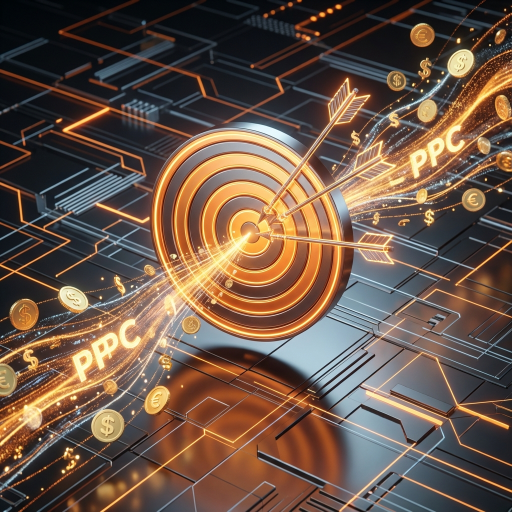
#> input picture assets/service_ppc_visualization_1766962268848.png, 1024 x 1024 px, found by its file name (shown at 1/2 size)
$ python -i render_disruptive_showreel.py   (imports and definitions only)
#> lines starting #> are read from the running program, lines starting #| are printed output that depends on the picture
"""
InoConnect Disruptive Agency Showreel Engine (V2 - Ultra Polish)
================================================================
100% Relatable Service Visuals • Disruptive Advertising Style
- Real 16:9 framing for all assets
- Authentic marketing dashboards, live Google search, PageSpeed 100 dial, AI node graph
- Kinetic typography with real agency workspace footage for Hook & Endcard
- High-contrast, crystal-clear typography matching InoConnect website
- 1920x1080 30FPS, AAC Stereo mastered soundtrack
"""

import os
import sys
import glob
import math
import subprocess
import shutil
import numpy as np
import cv2
from PIL import Image, ImageDraw, ImageFont, ImageFilter
import imageio_ffmpeg

# [1 line that did not run here, left out]
W, H = 1920, 1080
FPS = 30
HOOK_FRAMES = 75   # 2.5s
SCENE_FRAMES = 84  # 2.8s each for 8 services
END_FRAMES = 90    # 3.0s
TOTAL_FRAMES = HOOK_FRAMES + 8 * SCENE_FRAMES + END_FRAMES # 837 frames (~27.9s)

IMG_DIR = r"d:\ino website\images"
OUT_DIR = r"d:\ino website\videos"
# [1 line not run here, left out]

RAW_MP4 = os.path.join(OUT_DIR, "disruptive_raw.mp4")
FINAL_MP4 = os.path.join(OUT_DIR, "inoconnect-hero-showreel.mp4")
DOWNLOADS_COPY = r"C:\Users\talha\Downloads\InoConnect_Hero_Showreel.mp4"
STORYBOARD_JPG = os.path.join(OUT_DIR, "inoconnect_hero_storyboard.jpg")
LOGO_PATH = r"d:\ino website\logo.png"
FONT_PATH = r"D:\videos for reels\fonts\Outfit-Variable.ttf"
AUDIO_IN = r"D:\videos for reels\stock\music_623_deep_urban_house.mp3"
MASTERED_WAV = os.path.join(OUT_DIR, "disruptive_audio_mastered.wav")

# Brand Colors from InoConnect
C_PRIMARY = (65, 105, 225)      # Royal Blue #4169E1
C_ACCENT = (255, 117, 24)       # Electric Orange #FF7518
C_MINT = (68, 215, 168)         # Neon Mint #44D7A8
C_CYAN = (0, 210, 255)          # Cyber Cyan #00D2FF
C_DARK = (11, 15, 25)           # Obsidian #0B0F19
C_WHITE = (255, 255, 255)
C_MUTED = (203, 213, 225)       # Slate 300 (high readability)

_FONTS = {}
# [8 lines left out: function get_font, not called in this run]

def load_img(fn):
    p = os.path.join(IMG_DIR, fn)
    if os.path.exists(p):
        return Image.open(p).convert("RGB")
#> returned value is the input picture: PIL image 1024x1024 RGB; mean R, G, B 107.1, 85.6, 71.4
    print(f"Warning: {fn} not found")
    return Image.new("RGB", (W, H), (15, 23, 42))

IMG_PPC = load_img("service_ppc_visualization_1766962268848.png")
IMG_SEO = load_img("service_seo_visualization_1766962251094.png")
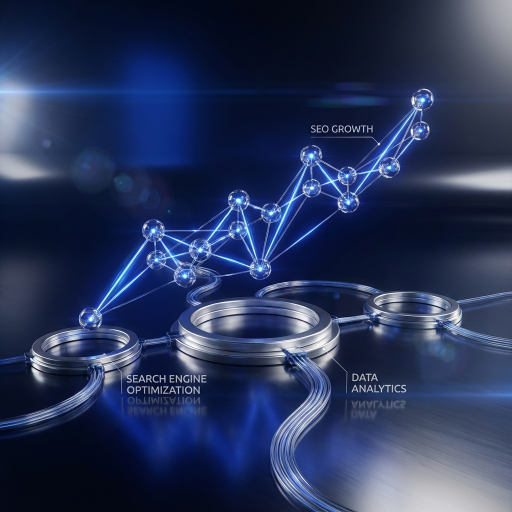
#> input picture assets/service_seo_visualization_1766962251094.png, 1024 x 1024 px, found by its file name (shown at 1/2 size)
#> in load_img, returned value is the input picture: PIL image 1024x1024 RGB; mean R, G, B 40.6, 53.3, 89.7
IMG_AUTO = load_img("inoconnect_ai_automation_hero.png")
#> call 3 of load_img, with fn = 'inoconnect_ai_automation_hero.png'
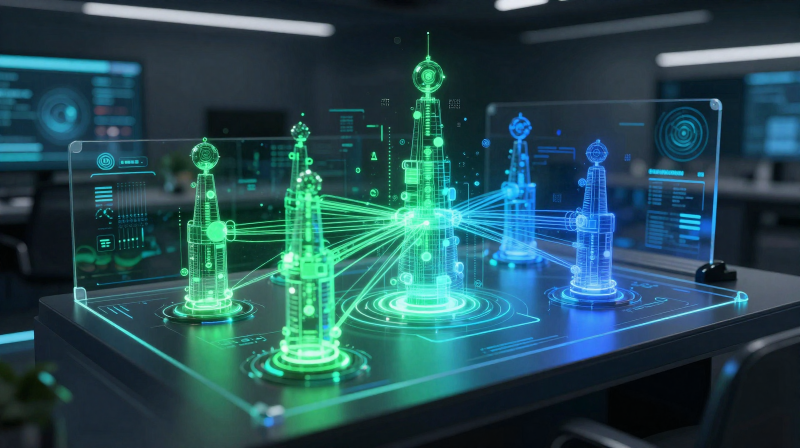
#> input picture images/inoconnect_ai_automation_hero.png, 1600 x 896 px, found by its file name (shown at 1/2 size)
#> in load_img, returned value is the input picture: PIL image 1600x896 RGB; mean R, G, B 37.3, 78.4, 85.7
IMG_AIDEV = load_img("inoconnect_ai_dev_hero.png")
#> call 4 of load_img, with fn = 'inoconnect_ai_dev_hero.png'
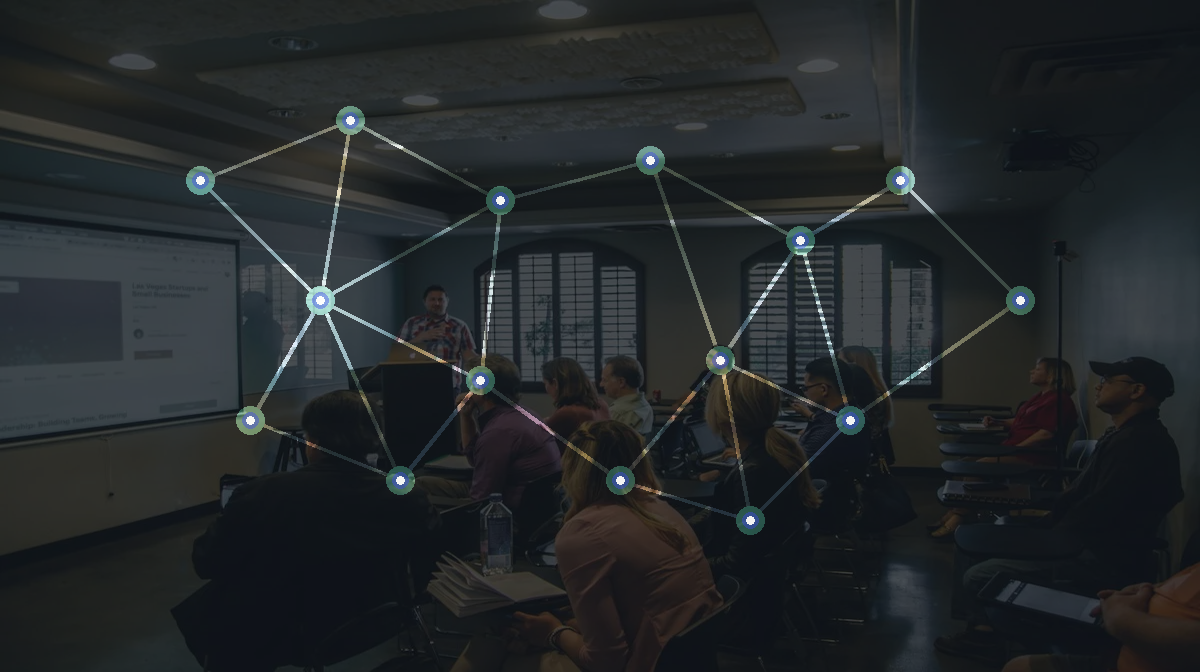
#> input picture images/inoconnect_ai_dev_hero.png, 1200 x 672 px, found by its file name
#> in load_img, returned value is the input picture: PIL image 1200x672 RGB; mean R, G, B 35.5, 39.7, 41.7
IMG_WEB = load_img("service_webdev_visualization_1766962366202.png")
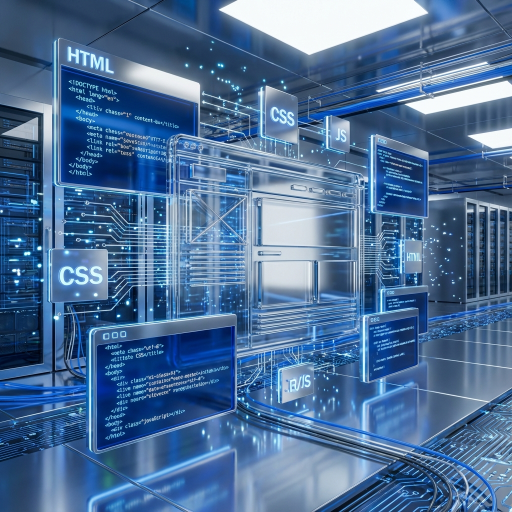
#> input picture assets/service_webdev_visualization_1766962366202.png, 1024 x 1024 px, found by its file name (shown at 1/2 size)
#> in load_img, returned value is the input picture: PIL image 1024x1024 RGB; mean R, G, B 76.5, 110.6, 150.8
IMG_CONTENT = load_img("service_content_visualization_1766962324454.png")
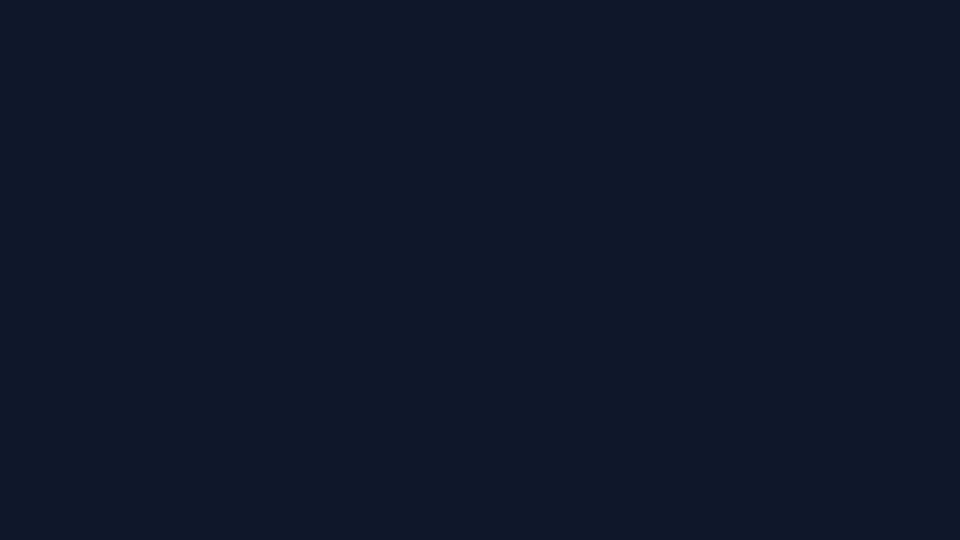
#> IMG_CONTENT: PIL image 1920x1080 RGB (shown at 1/2 size); mean R, G, B 15, 23, 42
IMG_SOCIAL = load_img("service_social_visualization_1766962344230.png")
IMG_STRATEGY = load_img("inoconnect_strategy_workspace.png")
IMG_GROWTH = load_img("inoconnect_growth_matrix.png")
IMG_OFFICE = load_img("austin-distel-gUIJ0YszPig-unsplash.jpg")

LOGO_IMG = None
# [5 lines not run here, left out]

def ease_out_cubic(x):
    return 1 - math.pow(1 - x, 3)

def ease_in_out(x):
    return 0.5 - math.cos(math.pi * x) / 2

# Composite 16:9 background with proper aspect ratio handling
# [57 lines left out: function render_16_9_stage, not called in this run]

# Top Stepper Navigation Bar
SERVICES_NAV = [
    ("PPC", C_ACCENT),
    ("SEO", C_MINT),
    ("AI AUTO", C_CYAN),
    ("AI DEV", C_PRIMARY),
    ("WEB DEV", C_ACCENT),
    ("CREATIVE", C_MINT),
    ("SOCIAL", C_CYAN),
    ("STRATEGY", C_PRIMARY),
]

# [529 lines left out: functions draw_top_stepper, draw_service_hero_badge, draw_live_ppc_hud, draw_google_search_sim, draw_ai_automation_sim, draw_ai_dev_code_sim and 5 more, not called in this run]


# Scene 9: Climax & CTA Endcard
def render_endcard_scene(frame_idx):
    progress = frame_idx / END_FRAMES

    scale = 1.0 + 0.04 * ease_in_out(progress)
    iw, ih = IMG_GROWTH.size
    cw = int(iw / scale)
    ch = int(ih / scale)
    cx = (iw - cw) // 2
    cy = (ih - ch) // 2
    cropped = IMG_GROWTH.crop((cx, cy, cx + cw, cy + ch))
    bg = cropped.resize((W, H), Image.Resampling.LANCZOS)

    dim = Image.new("RGB", (W, H), (11, 15, 25))
    stage = Image.blend(bg, dim, 0.78)
    draw = ImageDraw.Draw(stage, "RGBA")

    # Official Logo in Center
    if LOGO_IMG:
        lw = 260
        lh = int(lw * LOGO_IMG.height / LOGO_IMG.width)
        logo_res = LOGO_IMG.resize((lw, lh), Image.Resampling.LANCZOS)
        stage = stage.convert("RGBA")
        stage.alpha_composite(logo_res, ((W - lw) // 2, 200))
        stage = stage.convert("RGB")
        draw = ImageDraw.Draw(stage, "RGBA")

    # Brand Name
    draw.text(((W - 320)//2, 350), "InoConnect", font=get_font(56, bold=True), fill=C_WHITE)

    # Tagline
    tag = "STOP GUESSING. START SCALING."
    b_tag = draw.textbbox((0, 0), tag, font=get_font(42, bold=True))
    tw = b_tag[2] - b_tag[0]
    draw.text(((W - tw)//2, 440), tag, font=get_font(42, bold=True), fill=C_MINT)

    sub = "Full-Stack Performance Marketing & Autonomous AI Systems"
    b_sub = draw.textbbox((0, 0), sub, font=get_font(22, bold=False))
    sw = b_sub[2] - b_sub[0]
    draw.text(((W - sw)//2, 508), sub, font=get_font(22, bold=False), fill=C_MUTED)

    # CTA Button
    btn_w, btn_h = 540, 70
    btn_x = (W - btn_w) // 2
    btn_y = 590

    pulse = 0.5 + 0.5 * math.sin(progress * 8.0)
    draw.rounded_rectangle(
        [(btn_x - 3, btn_y - 3), (btn_x + btn_w + 3, btn_y + btn_h + 3)],
        radius=36,
        fill=C_ACCENT + (int(100 * pulse),)
    )
    draw.rounded_rectangle([(btn_x, btn_y), (btn_x + btn_w, btn_y + btn_h)], radius=35, fill=C_ACCENT + (255,))

    cta_text = "GET YOUR STRATEGIC GROWTH AUDIT →"
    b_cta = draw.textbbox((0, 0), cta_text, font=get_font(21, bold=True))
    cw = b_cta[2] - b_cta[0]
    draw.text(((W - cw)//2, btn_y + 22), cta_text, font=get_font(21, bold=True), fill=C_WHITE)

    url_text = "inoconnect.com  •  100% Confidential  •  Zero Fluff"
    b_url = draw.textbbox((0, 0), url_text, font=get_font(18, bold=True))
    uw = b_url[2] - b_url[0]
    draw.text(((W - uw)//2, 695), url_text, font=get_font(18, bold=True), fill=C_MUTED)

    return stage


# Master Dispatcher
# [263 lines left out: functions generate_frame, main, not called in this run]

# [2 lines not run here, left out]

>>> import cv2
>>> picture = cv2.imread('videos/inoconnect_hero_storyboard.jpg')
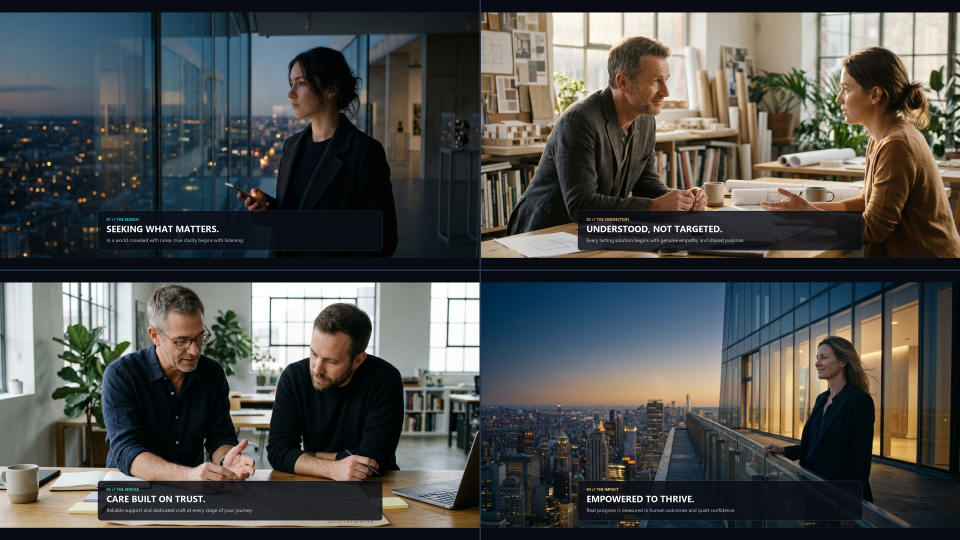
#> input picture videos/inoconnect_hero_storyboard.jpg, 1920 x 1080 px (shown at 1/2 size)
#> picture is the input picture: shape (1080, 1920, 3); mean B, G, R 76.6, 78.8, 77.8
>>> result = render_endcard_scene(picture)
#> (the run stopped early here; a loop or call above may not have finished)
